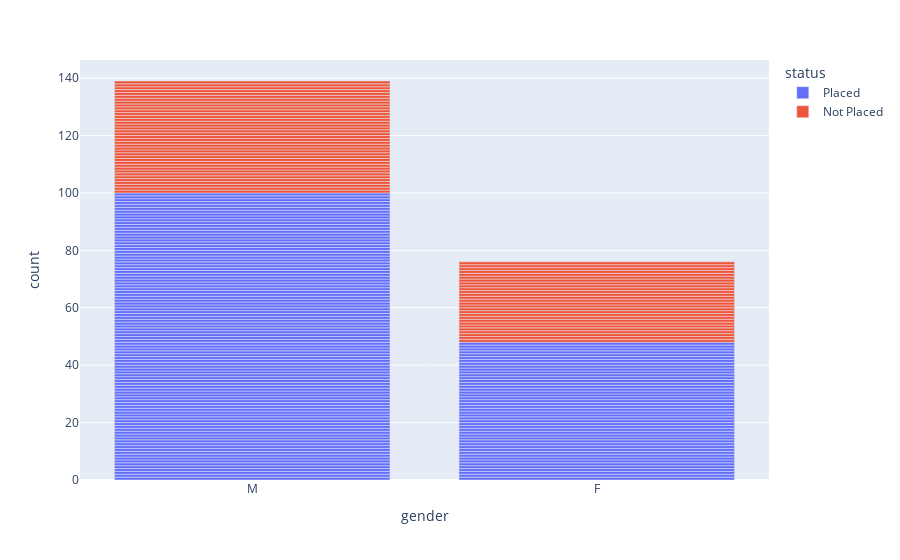

Write notebook code for a chart like this one.
### Code cell
fig = px.bar(df, x="gender",color="status")
fig.show()

### Figure 1 — Plotly figure (JSON) as saved in the notebook; plotly's stock layout.template omitted (floating-point values rounded to 4 significant figures; data arrays with more than 128 entries replaced by an {"elided": "..."} marker saying what was removed)
{"data": [{"alignmentgroup": "True", "hovertemplate": "status=Placed<br>gender=%{x}<br>count=%{y}<extra></extra>", "legendgroup": "Placed", "marker": {"color": "#636efa", "pattern": {"shape": ""}}, "name": "Placed", "offsetgroup": "Placed", "orientation": "v", "showlegend": true, "textposition": "auto", "type": "bar", "x": {"elided": "148 str values"}, "xaxis": "x", "y": {"elided": "148 int values"}, "yaxis": "y"}, {"alignmentgroup": "True", "hovertemplate": "status=Not Placed<br>gender=%{x}<br>count=%{y}<extra></extra>", "legendgroup": "Not Placed", "marker": {"color": "#EF553B", "pattern": {"shape": ""}}, "name": "Not Placed", "offsetgroup": "Not Placed", "orientation": "v", "showlegend": true, "textposition": "auto", "type": "bar", "x": ["M", "M", "F", "M", "F", "M", "F", "F", "F", "M", "F", "M", "M", "F", "M", "F", "F", "F", "M", "F", "M", "M", "F", "F", "F", "M", "M", "M", "M", "F", "M", "F", "M", "M", "M", "M", "M", "M", "F", "M", "M", "M", "M", "M", "M", "M", "F", "M", "F", "M", "F", "F", "M", "F", "M", "M", "F", "F", "M", "F", "F", "M", "F", "M", "M", "F", "M"], "xaxis": "x", "y": [1, 1, 1, 1, 1, 1, 1, 1, 1, 1, 1, 1, 1, 1, 1, 1, 1, 1, 1, 1, 1, 1, 1, 1, 1, 1, 1, 1, 1, 1, 1, 1, 1, 1, 1, 1, 1, 1, 1, 1, 1, 1, 1, 1, 1, 1, 1, 1, 1, 1, 1, 1, 1, 1, 1, 1, 1, 1, 1, 1, 1, 1, 1, 1, 1, 1, 1], "yaxis": "y"}], "layout": {"barmode": "relative", "legend": {"title": {"text": "status"}, "tracegroupgap": 0}, "margin": {"t": 60}, "xaxis": {"anchor": "y", "domain": [0, 1], "title": {"text": "gender"}}, "yaxis": {"anchor": "x", "domain": [0, 1], "title": {"text": "count"}}}}
